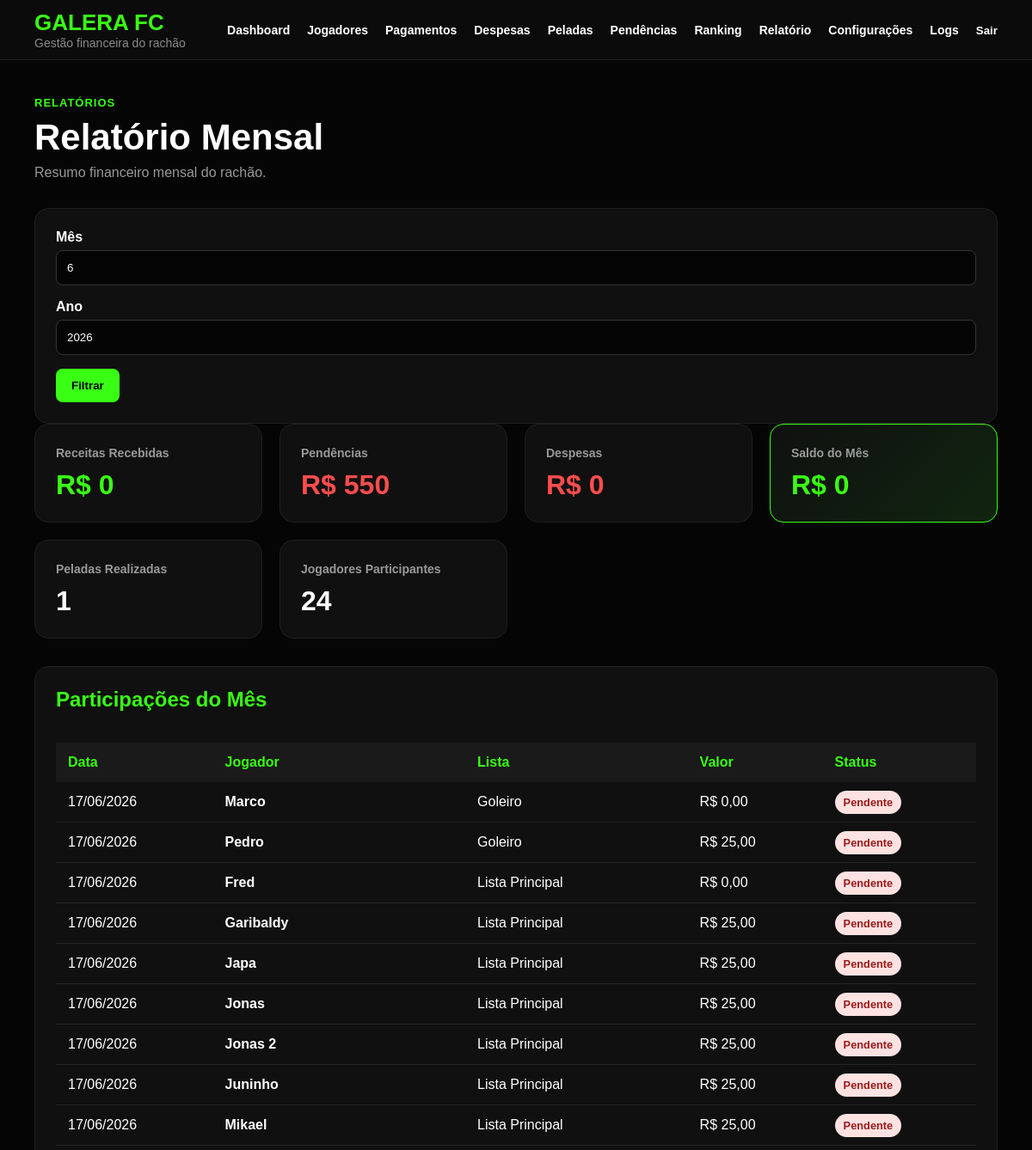
The page /relatorio-mensal/ (signed in, upper part) on the database as committed earlier.
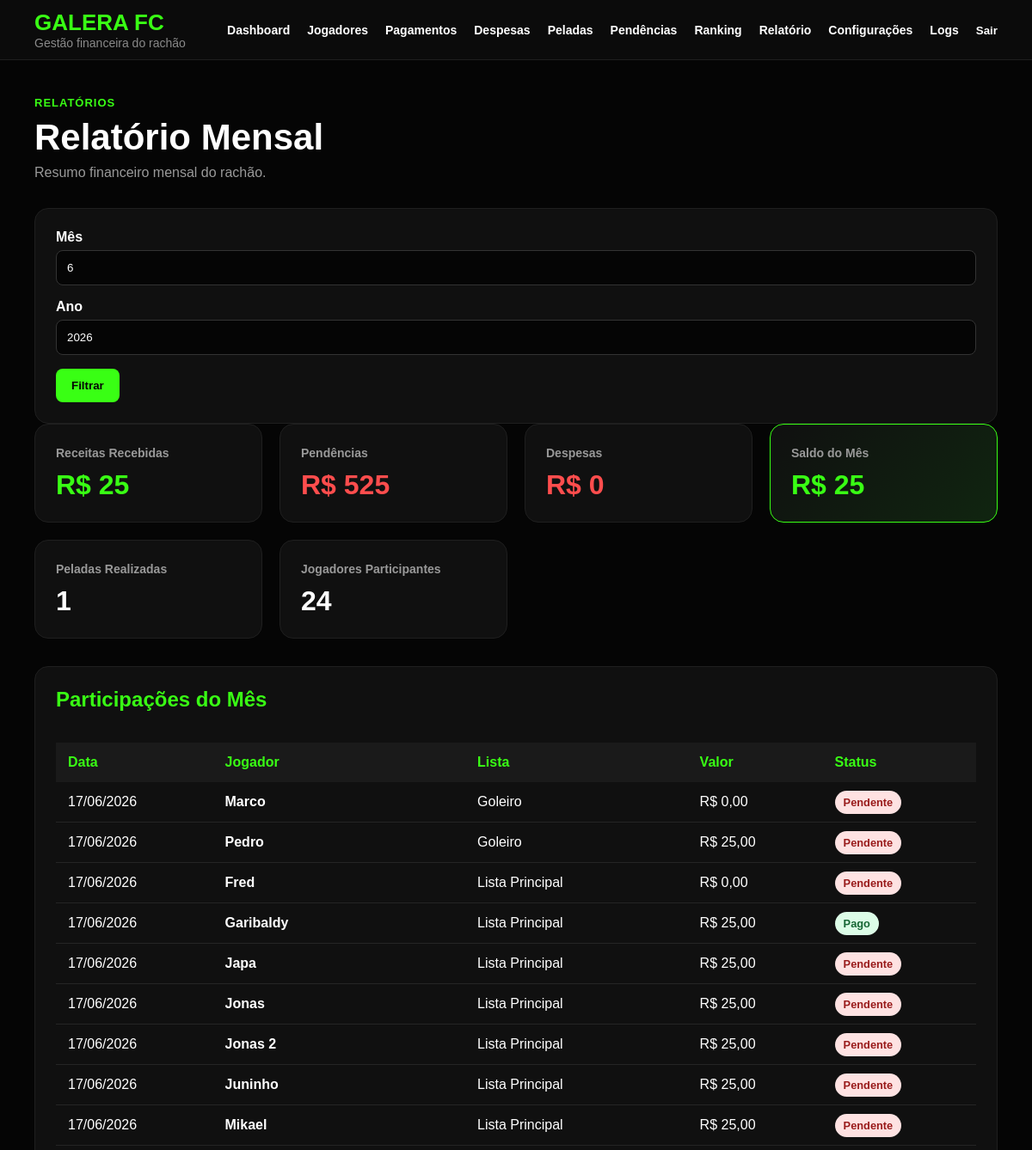
The same page on the database as committed later.
### financeiro/models.py (models this page shows, shortened)
class PresencaPelada(models.Model):
    TIPO_LISTA_CHOICES = [
        ('GOLEIRO', 'Goleiro'),
        ('LISTA', 'Lista Principal'),
        ('RESERVA_CASA', 'Reserva de Casa'),
        ('RESERVA_VISITANTE', 'Reserva Visitante'),
    ]
    pelada = models.ForeignKey(
        Pelada,
        on_delete=models.CASCADE,
        related_name='presencas'
    )
    jogador = models.ForeignKey(
        Jogador,
        on_delete=models.CASCADE,
        related_name='presencas'
    )
    tipo_lista = models.CharField(
        max_length=20,
        choices=TIPO_LISTA_CHOICES,
        default='LISTA'
    )
    posicao_lista = models.PositiveIntegerField()
    confirmado = models.BooleanField(default=True)
    pago = models.BooleanField(default=False)
    isento = models.BooleanField(default=False)
    valor_cobrado = models.DecimalField(
        max_digits=10,
        decimal_places=2,
        default=0
    )
    observacao = models.TextField(blank=True)
    class Meta:
        unique_together = (
            ('pelada', 'jogador'),
            ('pelada', 'tipo_lista', 'posicao_lista'),
        )
        ordering = [
            'pelada',
            'tipo_lista',
            'posicao_lista'
        ]

class Pelada(models.Model):
    data = models.DateField()
    horario = models.TimeField(blank=True, null=True)
    local = models.CharField(max_length=100, blank=True)
    valor_diaria = models.DecimalField(max_digits=10, decimal_places=2)
    custo_quadra = models.DecimalField(max_digits=10, decimal_places=2, default=0)
    observacao = models.TextField(blank=True)
    criada_em = models.DateTimeField(auto_now_add=True)

class Jogador(models.Model):
    TIPO_CHOICES = [
        ('MENSALISTA', 'Mensalista'),
        ('DIARISTA', 'Diarista'),
        ('VISITANTE', 'Visitante'),
    ]
    nome = models.CharField(max_length=100)
    telefone = models.CharField(max_length=20, blank=True)
    tipo = models.CharField(
        max_length=20,
        choices=TIPO_CHOICES,
        default='DIARISTA'
    )
    valor_mensal = models.DecimalField(
        max_digits=10,
        decimal_places=2,
        default=0
    )
    desconto_percentual = models.DecimalField(
        max_digits=5,
        decimal_places=2,
        default=0
    )
    ativo = models.BooleanField(default=True)
    criado_em = models.DateTimeField(
        auto_now_add=True
    )

### financeiro/views.py (the view)
# urls.py: path('relatorio-mensal/', views.relatorio_mensal, name='relatorio_mensal'),
@login_required
def relatorio_mensal(request):
    hoje = date.today()
    mes = int(request.GET.get('mes', hoje.month))
    ano = int(request.GET.get('ano', hoje.year))
    presencas = PresencaPelada.objects.select_related(
        'pelada',
        'jogador'
    ).filter(
        pelada__data__month=mes,
        pelada__data__year=ano
    )
    receitas = presencas.filter(
        pago=True
    ).aggregate(
        total=Sum('valor_cobrado')
    )['total'] or 0
    pendencias = presencas.filter(
        pago=False,
        valor_cobrado__gt=0
    ).aggregate(
        total=Sum('valor_cobrado')
    )['total'] or 0
    despesas = Despesa.objects.filter(
        data__month=mes,
        data__year=ano
    ).aggregate(
        total=Sum('valor')
    )['total'] or 0
    saldo = receitas - despesas
    peladas_realizadas = Pelada.objects.filter(
        data__month=mes,
        data__year=ano
    ).count()
    jogadores_participantes = presencas.values(
        'jogador'
    ).distinct().count()
    return render(
        request,
        'financeiro/relatorio_mensal.html',
        {
            'mes': mes,
            'ano': ano,
            'receitas': receitas,
            'pendencias': pendencias,
            'despesas': despesas,
            'saldo': saldo,
            'peladas_realizadas': peladas_realizadas,
            'jogadores_participantes': jogadores_participantes,
            'presencas': presencas,
        }
    )

### templates/financeiro/relatorio_mensal.html (shortened to what this page needs)
{% extends 'financeiro/base.html' %}
{% block content %}
<div class="page-header">
   <span>Relatórios</span>
   <h1>Relatório Mensal</h1>
   <p>Resumo financeiro mensal do rachão.</p>
</div>
<div class="section">
   <form method="get" class="form">
      <label>Mês</label>
      <input type="number" name="mes" min="1" max="12" value="{{ mes }}">
      <label>Ano</label>
      <input type="number" name="ano" value="{{ ano }}">
      <button type="submit" class="btn-primary">
         Filtrar
      </button>
   </form>
</div>
<div class="cards">
   <div class="card">
      <span>Receitas Recebidas</span>
      <strong class="money-positive">R$ {{ receitas }}</strong>
   </div>
   <div class="card">
      <span>Pendências</span>
      <strong class="money-negative">R$ {{ pendencias }}</strong>
   </div>
   <div class="card">
      <span>Despesas</span>
      <strong class="money-negative">R$ {{ despesas }}</strong>
   </div>
   <div class="card highlight">
      <span>Saldo do Mês</span>
      <strong
      {% if saldo < 0 %}
         class="money-negative"
      {% else %}
         class="money-positive"
      {% endif %}
      >
         R$ {{ saldo }}
      </strong>
   </div>
   <div class="card">
      <span>Peladas Realizadas</span>
      <strong>{{ peladas_realizadas }}</strong>
   </div>
   <div class="card">
      <span>Jogadores Participantes</span>
      <strong>{{ jogadores_participantes }}</strong>
   </div>
</div>
<div class="section">
   <div class="section-header">
      <h2>Participações do Mês</h2>
   </div>
   <table class="table">
      <thead>
         <tr>
            <th>Data</th>
            <th>Jogador</th>
            <th>Lista</th>
            <th>Valor</th>
            <th>Status</th>
         </tr>
      </thead>
      <tbody>
         {% for item in presencas %}
         <tr>
            <td>{{ item.pelada.data|date:"d/m/Y" }}</td>
            <td><strong>{{ item.jogador.nome }}</strong></td>
            <td>{{ item.get_tipo_lista_display }}</td>
            <td>R$ {{ item.valor_cobrado }}</td>
            <td>
               {% if item.pago %}
                  <span class="badge-success">Pago</span>
               {% else %}
                  <span class="badge-danger">Pendente</span>
               {% endif %}
            </td>
         </tr>
         {% empty %}
         <tr>
            <td colspan="5" class="empty">
               Nenhuma participação encontrada neste mês.
            </td>
         </tr>
         {% endfor %}
      </tbody>
   </table>
</div>
{% endblock %}

Rows that differ between the two databases and show on the page:
changed PresencaPelada "Garibaldy": pago "Pendente" → "Pago"
Other text that changed with them:
{{ receitas }}: "0" → "25"
{{ pendencias }}: "550" → "525"
{{ saldo }}: "0" → "25"
